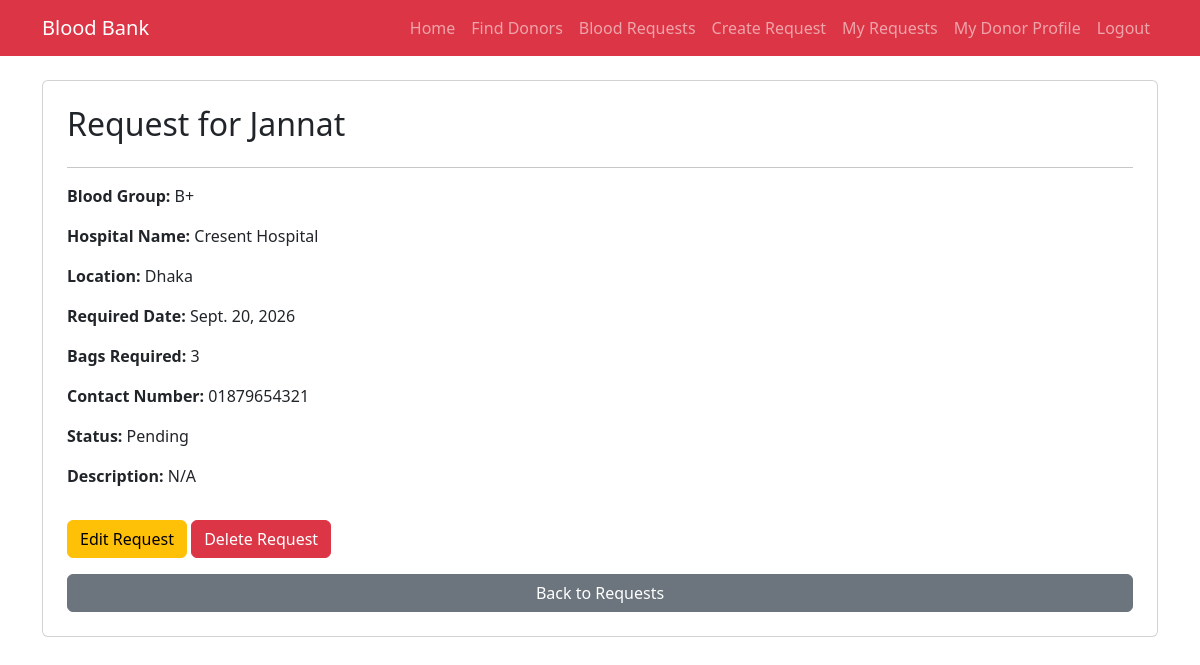
Screenshot of /request/1/ (signed in) with the database file from the repository.
### core/models.py (models this page shows, shortened)
class BloodRequest(models.Model):
    requester = models.ForeignKey(User, on_delete=models.CASCADE, related_name='requests')
    patient_name = models.CharField(max_length=100)
    blood_group = models.CharField(max_length=5, choices=BLOOD_GROUPS)
    hospital_name = models.CharField(max_length=150)
    location = models.CharField(max_length=100)
    required_date = models.DateField()
    bags_required = models.PositiveIntegerField(default=1)
    contact_number = models.CharField(max_length=15)
    description = models.TextField(blank=True, null=True)
    status = models.CharField(max_length=20, choices=STATUS_CHOICES, default='Pending')
    created_at = models.DateTimeField(auto_now_add=True)

### core/views.py (the view)
# urls.py: path('request/<int:pk>/', views.request_detail, name='request_detail'),
def request_detail(request, pk):
    req = get_object_or_404(BloodRequest, pk=pk)
    return render(request, 'core/request_detail.html', {'req': req})

### core/templates/core/request_detail.html
{% extends 'core/base.html' %}
{% block content %}
<div class="card p-4">
    <h2>Request for {{ req.patient_name }}</h2>
    <hr>
    <p><strong>Blood Group:</strong> {{ req.blood_group }}</p>
    <p><strong>Hospital Name:</strong> {{ req.hospital_name }}</p>
    <p><strong>Location:</strong> {{ req.location }}</p>
    <p><strong>Required Date:</strong> {{ req.required_date }}</p>
    <p><strong>Bags Required:</strong> {{ req.bags_required }}</p>
    <p><strong>Contact Number:</strong> {{ req.contact_number }}</p>
    <p><strong>Status:</strong> {{ req.status }}</p>
    <p><strong>Description:</strong> {{ req.description|default:"N/A" }}</p>
    {% if user == req.requester %}
        <div class="mt-3">
            <a href="{% url 'edit_request' req.pk %}" class="btn btn-warning">Edit Request</a>
            <a href="{% url 'delete_request' req.pk %}" class="btn btn-danger">Delete Request</a>
        </div>
    {% endif %}
    <a href="{% url 'request_list' %}" class="btn btn-secondary mt-3">Back to Requests</a>
</div>
{% endblock %}

### rows the page displays
BloodRequest: patient_name "Jannat", blood_group "B+", hospital_name "Cresent Hospital", location "Dhaka", required_date "Sept. 20, 2026", bags_required "3", contact_number "01879654321", status "Pending", description "N/A"
